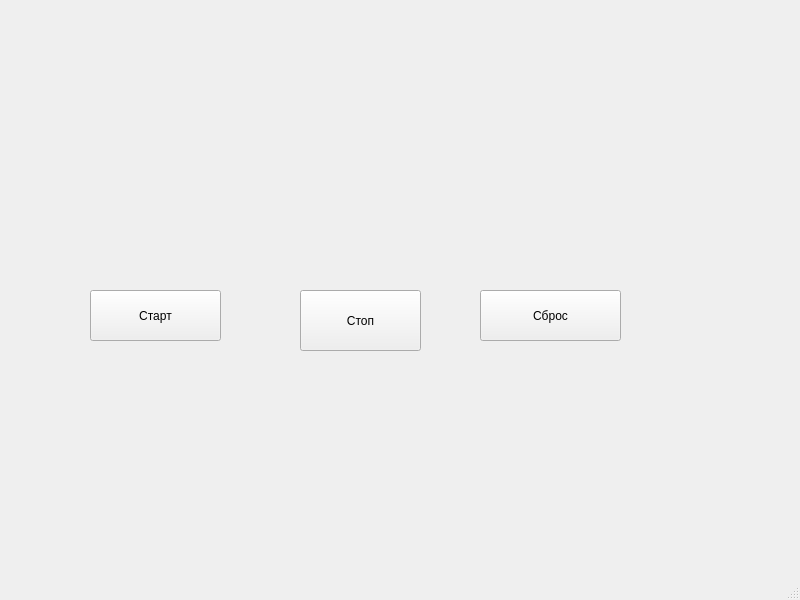
<?xml version="1.0" encoding="UTF-8"?>
<ui version="4.0">
 <class>MainWindow</class>
 <widget class="QMainWindow" name="MainWindow">
  <property name="geometry">
   <rect>
    <x>0</x>
    <y>0</y>
    <width>800</width>
    <height>600</height>
   </rect>
  </property>
  <property name="windowTitle">
   <string>MainWindow</string>
  </property>
  <widget class="QWidget" name="centralwidget">
   <widget class="QPushButton" name="pushButton">
    <property name="geometry">
     <rect>
      <x>90</x>
      <y>290</y>
      <width>131</width>
      <height>51</height>
     </rect>
    </property>
    <property name="text">
     <string>Старт</string>
    </property>
   </widget>
   <widget class="QPushButton" name="pushButton_2">
    <property name="geometry">
     <rect>
      <x>300</x>
      <y>290</y>
      <width>121</width>
      <height>61</height>
     </rect>
    </property>
    <property name="text">
     <string>Стоп</string>
    </property>
   </widget>
   <widget class="QPushButton" name="pushButton_3">
    <property name="geometry">
     <rect>
      <x>480</x>
      <y>290</y>
      <width>141</width>
      <height>51</height>
     </rect>
    </property>
    <property name="text">
     <string>Сброс</string>
    </property>
   </widget>
  </widget>
  <widget class="QMenuBar" name="menubar">
   <property name="geometry">
    <rect>
     <x>0</x>
     <y>0</y>
     <width>800</width>
     <height>26</height>
    </rect>
   </property>
  </widget>
  <widget class="QStatusBar" name="statusbar"/>
 </widget>
 <resources/>
 <connections/>
</ui>
